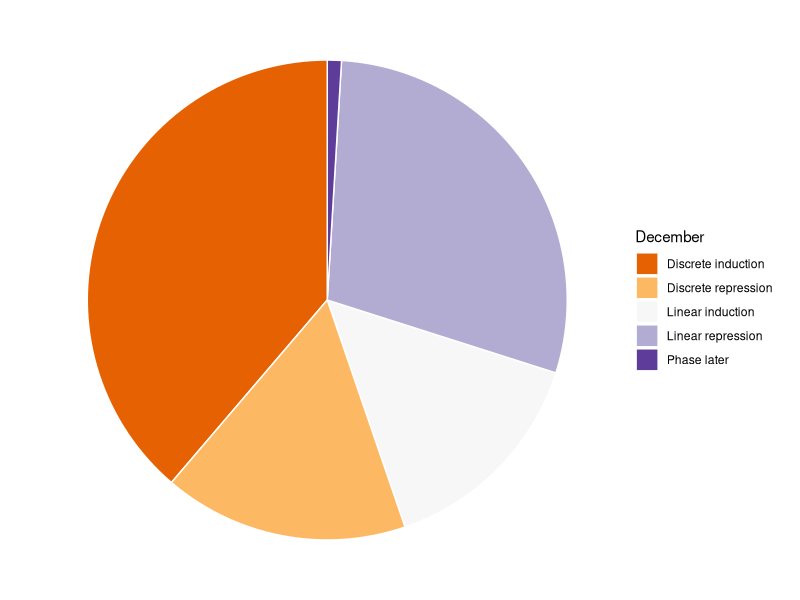
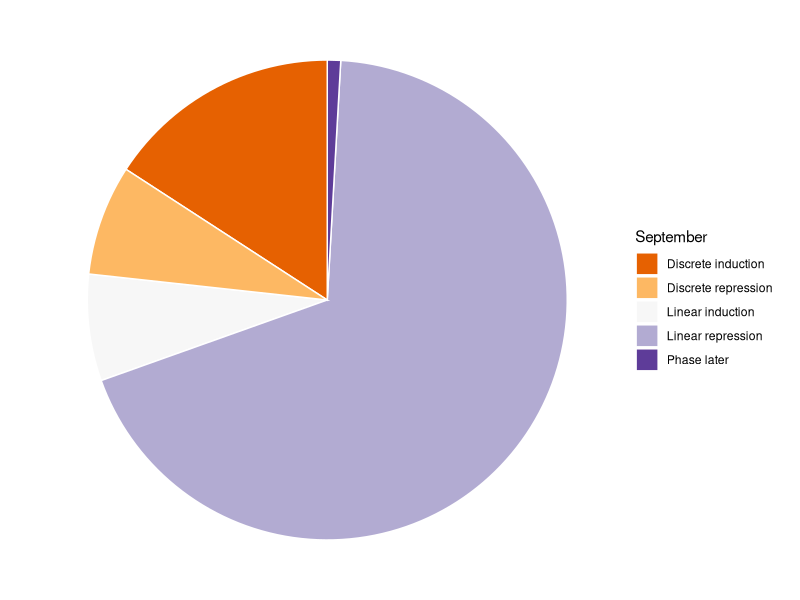
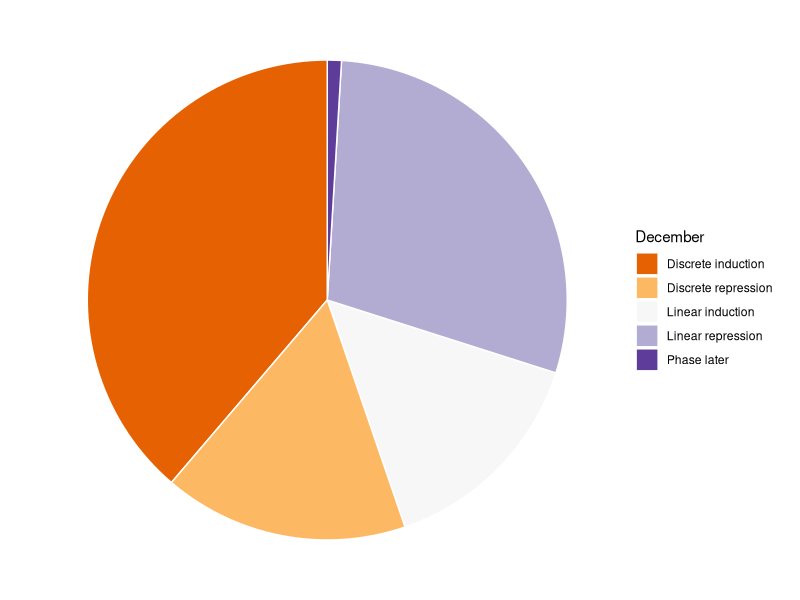
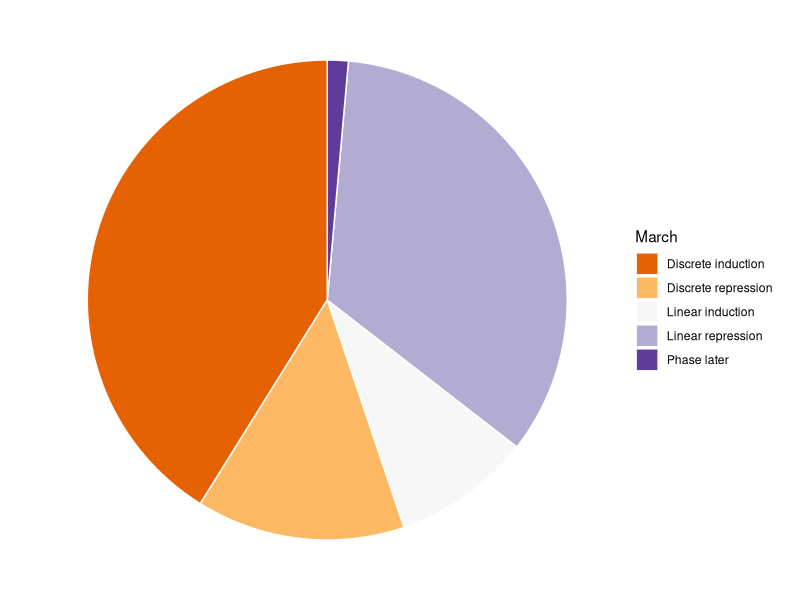
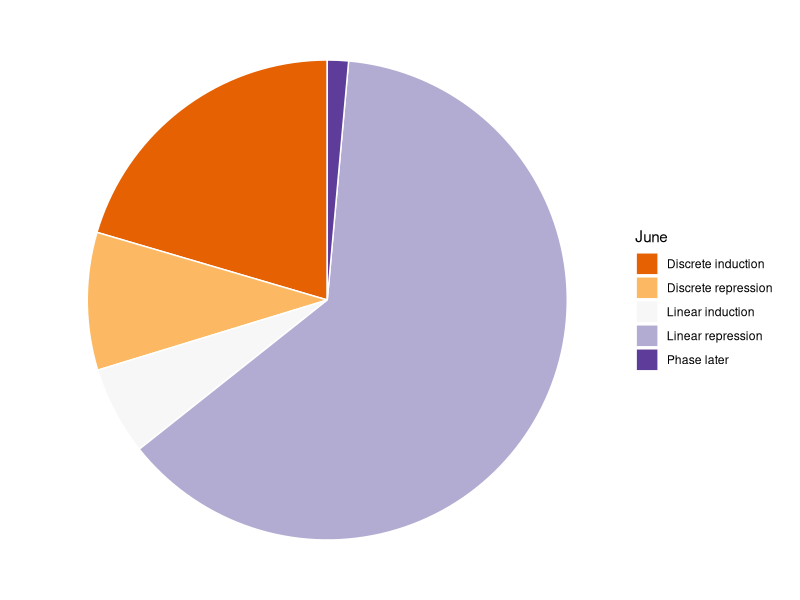

Here is the R script that generated these plots, in order:
library(ggplot2)
library(readxl)
library(tidyverse)

classes <- read_tsv("classification_max_with_noise_2024_04_25.txt", col_names = TRUE) 
classes <- as.data.frame(classes)


September_counts <- classes %>%
  count(September) %>%
  group_by(September) 

September_counts

September_counts <- September_counts %>% mutate(September = replace(September, September== "X1", "No expression"))
September_counts <- September_counts %>% mutate(September = replace(September, September== "X2", "No change"))
September_counts <- September_counts %>% mutate(September = replace(September, September== "X3", "Cyclic induction"))
September_counts <- September_counts %>% mutate(September = replace(September, September== "X4", "Cyclic repression"))
September_counts <- September_counts %>% mutate(September = replace(September, September== "X5", "Linear induction"))
September_counts <- September_counts %>% mutate(September = replace(September, September== "X6", "Linear repression"))
September_counts <- September_counts %>% mutate(September = replace(September, September== "X7", "Phase later"))
September_counts <- September_counts %>% mutate(September = replace(September, September== "X8", "Discrete induction"))
September_counts <- September_counts %>% mutate(September = replace(September, September== "X9", "Discrete repression"))
September_counts <- September_counts %>% mutate(September = replace(September, September== "X10","Unclassified"))

September_counts_filtered <- September_counts %>% filter (September %in% c("Linear induction","Linear repression",
                                                                           "Phase later", "Discrete induction",
                                                                           "Discrete repression"))
September_counts_filtered

September_pie <- 
  ggplot(September_counts_filtered, aes(x="", y=n, fill=September)) +
  geom_bar(stat="identity", width=1, color="white") +
  coord_polar("y", start=0) +
  scale_fill_brewer(palette="PuOr")+
  theme_void() # remove background, grid, numeric labels


ggsave(plot=September_pie, "FigureSupp_September_pie_080126.pdf", width = 210, height = 297, units = "mm", dpi = "retina")



December_counts <- classes %>%
  count(December) %>%
  group_by(December) 


December_counts <- December_counts %>% mutate(December = replace(December, December== "X1", "No expression"))
December_counts <- December_counts %>% mutate(December = replace(December, December== "X2", "No change"))
December_counts <- December_counts %>% mutate(December = replace(December, December== "X3", "Cyclic induction"))
December_counts <- December_counts %>% mutate(December = replace(December, December== "X4", "Cyclic repression"))
December_counts <- December_counts %>% mutate(December = replace(December, December== "X5", "Linear induction"))
December_counts <- December_counts %>% mutate(December = replace(December, December== "X6", "Linear repression"))
December_counts <- December_counts %>% mutate(December = replace(December, December== "X7", "Phase later"))
December_counts <- December_counts %>% mutate(December = replace(December, December== "X8", "Discrete induction"))
December_counts <- December_counts %>% mutate(December = replace(December, December== "X9", "Discrete repression"))
December_counts <- December_counts %>% mutate(December = replace(December, December== "X10", "Unclassified"))

December_counts

December_counts_filtered <- December_counts %>% filter (December %in% c("Linear induction","Linear repression",
                                                                           "Phase later", "Discrete induction",
                                                                           "Discrete repression"))
December_counts_filtered


December_pie <- ggplot(December_counts_filtered, aes(x="", y=n, fill=December)) +
  geom_bar(stat="identity", width=1, color="white") +
  coord_polar("y", start=0) +
  scale_fill_brewer(palette="PuOr")+
  theme_void() # remove background, grid, numeric labels

December_pie
ggsave(plot=December_pie, "FigureSupp_December_pie_080126.pdf", width = 210, height = 297, units = "mm", dpi = "retina")


March_counts <- classes %>%
  count(March) %>%
  group_by(March) 

March_counts <- March_counts %>% mutate(March = replace(March, March== "X1", "No expression"))
March_counts <- March_counts %>% mutate(March = replace(March, March== "X2", "No change"))
March_counts <- March_counts %>% mutate(March = replace(March, March== "X3", "Cyclic induction"))
March_counts <- March_counts %>% mutate(March = replace(March, March== "X4", "Cyclic repression"))
March_counts <- March_counts %>% mutate(March = replace(March, March== "X5", "Linear induction"))
March_counts <- March_counts %>% mutate(March = replace(March, March== "X6", "Linear repression"))
March_counts <- March_counts %>% mutate(March = replace(March, March== "X7", "Phase later"))
March_counts <- March_counts %>% mutate(March = replace(March, March== "X8", "Discrete induction"))
March_counts <- March_counts %>% mutate(March = replace(March, March== "X9", "Discrete repression"))
March_counts <- March_counts %>% mutate(March = replace(March, March== "X10", "Unclassified"))

March_counts

March_counts_filtered <- March_counts %>% filter (March %in% c("Linear induction","Linear repression",
                                                                        "Phase later", "Discrete induction",
                                                                        "Discrete repression"))
March_counts_filtered

March_pie <- ggplot(March_counts_filtered, aes(x="", y=n, fill=March)) +
  geom_bar(stat="identity", width=1, color="white") +
  coord_polar("y", start=0) +
  scale_fill_brewer(palette="PuOr")+
  theme_void() # remove background, grid, numeric labels

ggsave(plot=March_pie, "FigureSupp_March_pie_080126.pdf", width = 210, height = 297, units = "mm", dpi = "retina")


Classes_June <- classes


Classes_June <- Classes_June %>% mutate(June = replace(June, June== "X1", "No expression"))
Classes_June <- Classes_June %>% mutate(June = replace(June, June== "X2", "No change"))
Classes_June <- Classes_June %>% mutate(June = replace(June, June== "X3", "Unclassified"))
Classes_June <- Classes_June %>% mutate(June = replace(June, June== "X4", "Unclassified"))
Classes_June <- Classes_June %>% mutate(June = replace(June, June== "X5", "Linear induction"))
Classes_June <- Classes_June %>% mutate(June = replace(June, June== "X6", "Linear repression"))
Classes_June <- Classes_June %>% mutate(June = replace(June, June== "X7", "Phase later"))
Classes_June <- Classes_June %>% mutate(June = replace(June, June== "X8", "Discrete induction"))
Classes_June <- Classes_June %>% mutate(June = replace(June, June== "X9", "Discrete repression"))
Classes_June <- Classes_June %>% mutate(June = replace(June, June== "X10", "Unclassified"))


June_counts <-Classes_June %>%
  count(June) %>%
  group_by(June) 
June_counts

June_counts_filtered <- June_counts %>% filter (June %in% c("Linear induction","Linear repression",
                                                               "Phase later", "Discrete induction",
                                                               "Discrete repression"))

June_counts_filtered

#June_counts <- June_counts %>% mutate(June = replace(June, June== "X1", "No expression"))
#June_counts <- June_counts %>% mutate(June = replace(June, June== "X2", "No change"))
#June_counts <- June_counts %>% mutate(June = replace(June, June== "X3", "Cyclic Induction"))
#June_counts <- June_counts %>% mutate(June = replace(June, June== "X4", "Cyclic repression"))
#June_counts <- June_counts %>% mutate(June = replace(June, June== "X5", "Linear induction"))
#June_counts <- June_counts %>% mutate(June = replace(June, June== "X6", "Linear repression"))
#June_counts <- June_counts %>% mutate(June = replace(June, June== "X7", "Phase later"))
#June_counts <- June_counts %>% mutate(June = replace(June, June== "X8", "Discrete induction"))
#June_counts <- June_counts %>% mutate(June = replace(June, June== "X9", "Discrete repression"))
#June_counts <- June_counts %>% mutate(June = replace(June, June== "X10", "Unclassified"))


June_pie <- ggplot(June_counts_filtered, aes(x="", y=n, fill=June)) +
  geom_bar(stat="identity", width=1, color="white") +
  coord_polar("y", start=0) +
  scale_fill_brewer(palette="PuOr")+
  theme_void()

ggsave(plot=June_pie, "FigureSupp_June_pie_080126.pdf", width = 210, height = 297, units = "mm", dpi = "retina")

#ggtitle("June") +
  #theme(plot.title = element_text(hjust = 0.5)) +
  #theme_void() # remove background, grid, numeric labels
dev.off()
